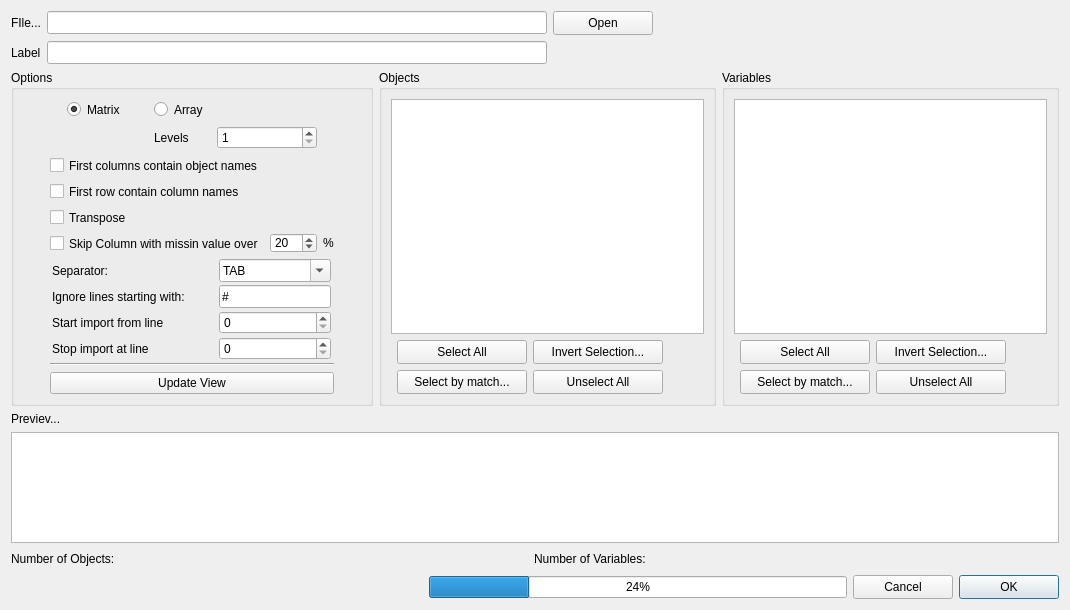
<?xml version="1.0" encoding="UTF-8"?>
<ui version="4.0">
 <class>ImportFromFileDialog</class>
 <widget class="QDialog" name="ImportFromFileDialog">
  <property name="geometry">
   <rect>
    <x>0</x>
    <y>0</y>
    <width>1070</width>
    <height>610</height>
   </rect>
  </property>
  <property name="minimumSize">
   <size>
    <width>1070</width>
    <height>610</height>
   </size>
  </property>
  <property name="windowTitle">
   <string>Import from file...</string>
  </property>
  <layout class="QGridLayout" name="gridLayout_13">
   <item row="2" column="0">
    <widget class="QLabel" name="label_5">
     <property name="text">
      <string>Previev...</string>
     </property>
    </widget>
   </item>
   <item row="3" column="0" colspan="2">
    <widget class="QTableView" name="tableView">
     <property name="minimumSize">
      <size>
       <width>0</width>
       <height>0</height>
      </size>
     </property>
     <property name="maximumSize">
      <size>
       <width>16777215</width>
       <height>330</height>
      </size>
     </property>
    </widget>
   </item>
   <item row="5" column="0" colspan="2">
    <layout class="QGridLayout" name="gridLayout_4">
     <item row="0" column="3">
      <widget class="QPushButton" name="okButton">
       <property name="minimumSize">
        <size>
         <width>100</width>
         <height>24</height>
        </size>
       </property>
       <property name="maximumSize">
        <size>
         <width>100</width>
         <height>24</height>
        </size>
       </property>
       <property name="text">
        <string>OK</string>
       </property>
      </widget>
     </item>
     <item row="0" column="2">
      <widget class="QPushButton" name="cancelButton">
       <property name="minimumSize">
        <size>
         <width>100</width>
         <height>24</height>
        </size>
       </property>
       <property name="maximumSize">
        <size>
         <width>100</width>
         <height>24</height>
        </size>
       </property>
       <property name="text">
        <string>Cancel</string>
       </property>
      </widget>
     </item>
     <item row="0" column="0">
      <spacer name="horizontalSpacer_5">
       <property name="orientation">
        <enum>Qt::Horizontal</enum>
       </property>
       <property name="sizeHint" stdset="0">
        <size>
         <width>40</width>
         <height>20</height>
        </size>
       </property>
      </spacer>
     </item>
     <item row="0" column="1">
      <widget class="QProgressBar" name="progressBar">
       <property name="value">
        <number>24</number>
       </property>
      </widget>
     </item>
    </layout>
   </item>
   <item row="4" column="0" colspan="2">
    <layout class="QGridLayout" name="gridLayout_7">
     <item row="0" column="1">
      <spacer name="horizontalSpacer_2">
       <property name="orientation">
        <enum>Qt::Horizontal</enum>
       </property>
       <property name="sizeHint" stdset="0">
        <size>
         <width>40</width>
         <height>20</height>
        </size>
       </property>
      </spacer>
     </item>
     <item row="0" column="0">
      <widget class="QLabel" name="nobjectsLabel">
       <property name="text">
        <string>Number of Objects: </string>
       </property>
      </widget>
     </item>
     <item row="0" column="2">
      <widget class="QLabel" name="nvariableLabel">
       <property name="text">
        <string>Number of Variables: </string>
       </property>
      </widget>
     </item>
     <item row="0" column="3">
      <spacer name="horizontalSpacer_3">
       <property name="orientation">
        <enum>Qt::Horizontal</enum>
       </property>
       <property name="sizeHint" stdset="0">
        <size>
         <width>40</width>
         <height>20</height>
        </size>
       </property>
      </spacer>
     </item>
    </layout>
   </item>
   <item row="1" column="0" colspan="2">
    <layout class="QGridLayout" name="gridLayout_10">
     <item row="1" column="1">
      <widget class="QGroupBox" name="groupBox_2">
       <property name="sizePolicy">
        <sizepolicy hsizetype="Preferred" vsizetype="Preferred">
         <horstretch>0</horstretch>
         <verstretch>0</verstretch>
        </sizepolicy>
       </property>
       <property name="minimumSize">
        <size>
         <width>280</width>
         <height>250</height>
        </size>
       </property>
       <property name="title">
        <string>Objects</string>
       </property>
       <layout class="QGridLayout" name="gridLayout_2">
        <item row="1" column="2">
         <spacer name="horizontalSpacer_8">
          <property name="orientation">
           <enum>Qt::Horizontal</enum>
          </property>
          <property name="sizeHint" stdset="0">
           <size>
            <width>11</width>
            <height>20</height>
           </size>
          </property>
         </spacer>
        </item>
        <item row="1" column="1">
         <layout class="QGridLayout" name="gridLayout">
          <item row="1" column="1">
           <widget class="QPushButton" name="objunselectAllButton">
            <property name="minimumSize">
             <size>
              <width>130</width>
              <height>24</height>
             </size>
            </property>
            <property name="maximumSize">
             <size>
              <width>130</width>
              <height>24</height>
             </size>
            </property>
            <property name="text">
             <string>Unselect All</string>
            </property>
           </widget>
          </item>
          <item row="0" column="1">
           <widget class="QPushButton" name="objinvertselectionButton">
            <property name="minimumSize">
             <size>
              <width>130</width>
              <height>24</height>
             </size>
            </property>
            <property name="maximumSize">
             <size>
              <width>130</width>
              <height>24</height>
             </size>
            </property>
            <property name="text">
             <string>Invert Selection...</string>
            </property>
           </widget>
          </item>
          <item row="0" column="0">
           <widget class="QPushButton" name="objselectAllButton">
            <property name="minimumSize">
             <size>
              <width>130</width>
              <height>24</height>
             </size>
            </property>
            <property name="maximumSize">
             <size>
              <width>130</width>
              <height>24</height>
             </size>
            </property>
            <property name="text">
             <string>Select All</string>
            </property>
           </widget>
          </item>
          <item row="1" column="0">
           <widget class="QPushButton" name="objselectbymatchButton">
            <property name="minimumSize">
             <size>
              <width>130</width>
              <height>24</height>
             </size>
            </property>
            <property name="maximumSize">
             <size>
              <width>130</width>
              <height>24</height>
             </size>
            </property>
            <property name="text">
             <string>Select by match...</string>
            </property>
           </widget>
          </item>
         </layout>
        </item>
        <item row="0" column="0" colspan="3">
         <widget class="QListView" name="listView_2">
          <property name="editTriggers">
           <set>QAbstractItemView::NoEditTriggers</set>
          </property>
          <property name="selectionMode">
           <enum>QAbstractItemView::MultiSelection</enum>
          </property>
         </widget>
        </item>
       </layout>
      </widget>
     </item>
     <item row="1" column="0">
      <widget class="QGroupBox" name="groupBox">
       <property name="minimumSize">
        <size>
         <width>362</width>
         <height>336</height>
        </size>
       </property>
       <property name="maximumSize">
        <size>
         <width>362</width>
         <height>16777215</height>
        </size>
       </property>
       <property name="title">
        <string>Options</string>
       </property>
       <layout class="QGridLayout" name="gridLayout_9">
        <item row="2" column="0">
         <layout class="QGridLayout" name="gridLayout_6">
          <item row="0" column="0">
           <widget class="QLabel" name="label">
            <property name="sizePolicy">
             <sizepolicy hsizetype="Expanding" vsizetype="Fixed">
              <horstretch>0</horstretch>
              <verstretch>0</verstretch>
             </sizepolicy>
            </property>
            <property name="minimumSize">
             <size>
              <width>0</width>
              <height>23</height>
             </size>
            </property>
            <property name="maximumSize">
             <size>
              <width>159</width>
              <height>23</height>
             </size>
            </property>
            <property name="text">
             <string>Separator:</string>
            </property>
           </widget>
          </item>
          <item row="0" column="1">
           <widget class="QComboBox" name="splitlineby">
            <property name="sizePolicy">
             <sizepolicy hsizetype="Expanding" vsizetype="Fixed">
              <horstretch>0</horstretch>
              <verstretch>0</verstretch>
             </sizepolicy>
            </property>
            <property name="minimumSize">
             <size>
              <width>0</width>
              <height>23</height>
             </size>
            </property>
            <property name="maximumSize">
             <size>
              <width>112</width>
              <height>23</height>
             </size>
            </property>
            <property name="editable">
             <bool>true</bool>
            </property>
            <item>
             <property name="text">
              <string>TAB</string>
             </property>
            </item>
            <item>
             <property name="text">
              <string>SPACE</string>
             </property>
            </item>
            <item>
             <property name="text">
              <string>,</string>
             </property>
            </item>
            <item>
             <property name="text">
              <string>;</string>
             </property>
            </item>
            <item>
             <property name="text">
              <string>&lt;CUSTOM&gt;</string>
             </property>
            </item>
           </widget>
          </item>
          <item row="1" column="0">
           <widget class="QLabel" name="label_3">
            <property name="sizePolicy">
             <sizepolicy hsizetype="Expanding" vsizetype="Fixed">
              <horstretch>0</horstretch>
              <verstretch>0</verstretch>
             </sizepolicy>
            </property>
            <property name="minimumSize">
             <size>
              <width>0</width>
              <height>23</height>
             </size>
            </property>
            <property name="maximumSize">
             <size>
              <width>159</width>
              <height>23</height>
             </size>
            </property>
            <property name="text">
             <string>Ignore lines starting with:</string>
            </property>
           </widget>
          </item>
          <item row="1" column="1">
           <widget class="QLineEdit" name="ignorelinebychar">
            <property name="sizePolicy">
             <sizepolicy hsizetype="Expanding" vsizetype="Fixed">
              <horstretch>0</horstretch>
              <verstretch>0</verstretch>
             </sizepolicy>
            </property>
            <property name="minimumSize">
             <size>
              <width>0</width>
              <height>23</height>
             </size>
            </property>
            <property name="maximumSize">
             <size>
              <width>112</width>
              <height>23</height>
             </size>
            </property>
            <property name="text">
             <string>#</string>
            </property>
           </widget>
          </item>
          <item row="2" column="0">
           <widget class="QLabel" name="label_2">
            <property name="minimumSize">
             <size>
              <width>0</width>
              <height>23</height>
             </size>
            </property>
            <property name="maximumSize">
             <size>
              <width>159</width>
              <height>23</height>
             </size>
            </property>
            <property name="text">
             <string>Start import from line</string>
            </property>
           </widget>
          </item>
          <item row="2" column="1">
           <widget class="QSpinBox" name="startlineBox">
            <property name="minimumSize">
             <size>
              <width>0</width>
              <height>23</height>
             </size>
            </property>
            <property name="maximumSize">
             <size>
              <width>112</width>
              <height>23</height>
             </size>
            </property>
           </widget>
          </item>
          <item row="3" column="0">
           <widget class="QLabel" name="label_4">
            <property name="minimumSize">
             <size>
              <width>0</width>
              <height>23</height>
             </size>
            </property>
            <property name="maximumSize">
             <size>
              <width>159</width>
              <height>23</height>
             </size>
            </property>
            <property name="text">
             <string>Stop import at line</string>
            </property>
           </widget>
          </item>
          <item row="3" column="1">
           <widget class="QSpinBox" name="stoplineBox">
            <property name="minimumSize">
             <size>
              <width>112</width>
              <height>23</height>
             </size>
            </property>
            <property name="maximumSize">
             <size>
              <width>112</width>
              <height>23</height>
             </size>
            </property>
           </widget>
          </item>
         </layout>
        </item>
        <item row="5" column="0">
         <widget class="QPushButton" name="updateView">
          <property name="text">
           <string>Update View</string>
          </property>
         </widget>
        </item>
        <item row="1" column="0">
         <layout class="QGridLayout" name="gridLayout_8">
          <item row="2" column="0">
           <widget class="QCheckBox" name="transpose">
            <property name="minimumSize">
             <size>
              <width>0</width>
              <height>21</height>
             </size>
            </property>
            <property name="maximumSize">
             <size>
              <width>16777215</width>
              <height>21</height>
             </size>
            </property>
            <property name="text">
             <string>Transpose</string>
            </property>
           </widget>
          </item>
          <item row="0" column="0">
           <widget class="QCheckBox" name="firstcolobjname">
            <property name="minimumSize">
             <size>
              <width>0</width>
              <height>21</height>
             </size>
            </property>
            <property name="maximumSize">
             <size>
              <width>16777215</width>
              <height>21</height>
             </size>
            </property>
            <property name="text">
             <string>First columns contain object names</string>
            </property>
           </widget>
          </item>
          <item row="1" column="0">
           <widget class="QCheckBox" name="firstrowvarname">
            <property name="minimumSize">
             <size>
              <width>0</width>
              <height>21</height>
             </size>
            </property>
            <property name="maximumSize">
             <size>
              <width>16777215</width>
              <height>21</height>
             </size>
            </property>
            <property name="text">
             <string>First row contain column names</string>
            </property>
           </widget>
          </item>
          <item row="3" column="0">
           <widget class="QCheckBox" name="skipcolmissingvalue">
            <property name="minimumSize">
             <size>
              <width>0</width>
              <height>21</height>
             </size>
            </property>
            <property name="maximumSize">
             <size>
              <width>16777215</width>
              <height>21</height>
             </size>
            </property>
            <property name="text">
             <string>Skip Column with missin value over</string>
            </property>
            <property name="checked">
             <bool>false</bool>
            </property>
           </widget>
          </item>
          <item row="3" column="1">
           <widget class="QSpinBox" name="colmissvalueBox">
            <property name="minimum">
             <number>1</number>
            </property>
            <property name="maximum">
             <number>100</number>
            </property>
            <property name="value">
             <number>20</number>
            </property>
           </widget>
          </item>
          <item row="3" column="2">
           <widget class="QLabel" name="label_9">
            <property name="text">
             <string>%</string>
            </property>
           </widget>
          </item>
         </layout>
        </item>
        <item row="3" column="0">
         <widget class="Line" name="line">
          <property name="orientation">
           <enum>Qt::Horizontal</enum>
          </property>
         </widget>
        </item>
        <item row="0" column="0">
         <layout class="QGridLayout" name="gridLayout_12">
          <item row="0" column="0">
           <widget class="QRadioButton" name="matrixButton">
            <property name="minimumSize">
             <size>
              <width>0</width>
              <height>21</height>
             </size>
            </property>
            <property name="maximumSize">
             <size>
              <width>64</width>
              <height>21</height>
             </size>
            </property>
            <property name="text">
             <string>Matrix</string>
            </property>
            <property name="checked">
             <bool>true</bool>
            </property>
           </widget>
          </item>
          <item row="0" column="1" colspan="2">
           <widget class="QRadioButton" name="arrayButton">
            <property name="minimumSize">
             <size>
              <width>0</width>
              <height>21</height>
             </size>
            </property>
            <property name="maximumSize">
             <size>
              <width>144</width>
              <height>21</height>
             </size>
            </property>
            <property name="text">
             <string>Array</string>
            </property>
           </widget>
          </item>
          <item row="1" column="1">
           <widget class="QLabel" name="label_6">
            <property name="minimumSize">
             <size>
              <width>0</width>
              <height>23</height>
             </size>
            </property>
            <property name="maximumSize">
             <size>
              <width>40</width>
              <height>23</height>
             </size>
            </property>
            <property name="text">
             <string>Levels</string>
            </property>
           </widget>
          </item>
          <item row="1" column="2">
           <widget class="QSpinBox" name="levelBox">
            <property name="minimumSize">
             <size>
              <width>0</width>
              <height>23</height>
             </size>
            </property>
            <property name="maximumSize">
             <size>
              <width>100</width>
              <height>23</height>
             </size>
            </property>
            <property name="minimum">
             <number>1</number>
            </property>
            <property name="maximum">
             <number>999999999</number>
            </property>
           </widget>
          </item>
         </layout>
        </item>
       </layout>
      </widget>
     </item>
     <item row="1" column="2">
      <widget class="QGroupBox" name="groupBox_3">
       <property name="minimumSize">
        <size>
         <width>280</width>
         <height>250</height>
        </size>
       </property>
       <property name="title">
        <string>Variables</string>
       </property>
       <layout class="QGridLayout" name="gridLayout_5">
        <item row="1" column="1">
         <layout class="QGridLayout" name="gridLayout_3">
          <item row="0" column="0">
           <widget class="QPushButton" name="varselectAllButton">
            <property name="minimumSize">
             <size>
              <width>130</width>
              <height>24</height>
             </size>
            </property>
            <property name="maximumSize">
             <size>
              <width>130</width>
              <height>24</height>
             </size>
            </property>
            <property name="text">
             <string>Select All</string>
            </property>
           </widget>
          </item>
          <item row="0" column="1">
           <widget class="QPushButton" name="varinvertselectionButton">
            <property name="minimumSize">
             <size>
              <width>130</width>
              <height>24</height>
             </size>
            </property>
            <property name="maximumSize">
             <size>
              <width>130</width>
              <height>24</height>
             </size>
            </property>
            <property name="text">
             <string>Invert Selection...</string>
            </property>
           </widget>
          </item>
          <item row="1" column="1">
           <widget class="QPushButton" name="varunselectAllButton">
            <property name="minimumSize">
             <size>
              <width>130</width>
              <height>24</height>
             </size>
            </property>
            <property name="maximumSize">
             <size>
              <width>130</width>
              <height>24</height>
             </size>
            </property>
            <property name="text">
             <string>Unselect All</string>
            </property>
           </widget>
          </item>
          <item row="1" column="0">
           <widget class="QPushButton" name="varselectbymatchButton">
            <property name="minimumSize">
             <size>
              <width>130</width>
              <height>24</height>
             </size>
            </property>
            <property name="maximumSize">
             <size>
              <width>130</width>
              <height>24</height>
             </size>
            </property>
            <property name="text">
             <string>Select by match...</string>
            </property>
           </widget>
          </item>
         </layout>
        </item>
        <item row="1" column="2">
         <spacer name="horizontalSpacer_10">
          <property name="orientation">
           <enum>Qt::Horizontal</enum>
          </property>
          <property name="sizeHint" stdset="0">
           <size>
            <width>21</width>
            <height>20</height>
           </size>
          </property>
         </spacer>
        </item>
        <item row="0" column="0" colspan="3">
         <widget class="QListView" name="listView_3">
          <property name="editTriggers">
           <set>QAbstractItemView::NoEditTriggers</set>
          </property>
          <property name="selectionMode">
           <enum>QAbstractItemView::MultiSelection</enum>
          </property>
         </widget>
        </item>
       </layout>
      </widget>
     </item>
    </layout>
   </item>
   <item row="0" column="0">
    <layout class="QGridLayout" name="gridLayout_11">
     <item row="1" column="1">
      <widget class="QLineEdit" name="filename">
       <property name="minimumSize">
        <size>
         <width>0</width>
         <height>23</height>
        </size>
       </property>
       <property name="maximumSize">
        <size>
         <width>16777215</width>
         <height>23</height>
        </size>
       </property>
      </widget>
     </item>
     <item row="1" column="0">
      <widget class="QLabel" name="label_8">
       <property name="minimumSize">
        <size>
         <width>0</width>
         <height>23</height>
        </size>
       </property>
       <property name="maximumSize">
        <size>
         <width>16777215</width>
         <height>23</height>
        </size>
       </property>
       <property name="text">
        <string>Label</string>
       </property>
      </widget>
     </item>
     <item row="1" column="2">
      <spacer name="horizontalSpacer_6">
       <property name="minimumSize">
        <size>
         <width>0</width>
         <height>20</height>
        </size>
       </property>
       <property name="maximumSize">
        <size>
         <width>16777215</width>
         <height>20</height>
        </size>
       </property>
       <property name="orientation">
        <enum>Qt::Horizontal</enum>
       </property>
       <property name="sizeType">
        <enum>QSizePolicy::Expanding</enum>
       </property>
       <property name="sizeHint" stdset="0">
        <size>
         <width>81</width>
         <height>17</height>
        </size>
       </property>
      </spacer>
     </item>
     <item row="0" column="1">
      <widget class="QLineEdit" name="file">
       <property name="sizePolicy">
        <sizepolicy hsizetype="Expanding" vsizetype="Fixed">
         <horstretch>0</horstretch>
         <verstretch>0</verstretch>
        </sizepolicy>
       </property>
       <property name="minimumSize">
        <size>
         <width>0</width>
         <height>23</height>
        </size>
       </property>
       <property name="maximumSize">
        <size>
         <width>16777215</width>
         <height>23</height>
        </size>
       </property>
      </widget>
     </item>
     <item row="0" column="2">
      <widget class="QPushButton" name="openButton">
       <property name="minimumSize">
        <size>
         <width>100</width>
         <height>24</height>
        </size>
       </property>
       <property name="maximumSize">
        <size>
         <width>100</width>
         <height>24</height>
        </size>
       </property>
       <property name="text">
        <string>Open</string>
       </property>
      </widget>
     </item>
     <item row="0" column="0">
      <widget class="QLabel" name="label_7">
       <property name="sizePolicy">
        <sizepolicy hsizetype="Fixed" vsizetype="Fixed">
         <horstretch>0</horstretch>
         <verstretch>0</verstretch>
        </sizepolicy>
       </property>
       <property name="minimumSize">
        <size>
         <width>0</width>
         <height>15</height>
        </size>
       </property>
       <property name="maximumSize">
        <size>
         <width>16777215</width>
         <height>15</height>
        </size>
       </property>
       <property name="text">
        <string>FIle...</string>
       </property>
      </widget>
     </item>
    </layout>
   </item>
  </layout>
  <zorder>label_5</zorder>
  <zorder>tableView</zorder>
  <zorder></zorder>
 </widget>
 <resources/>
 <connections/>
</ui>
